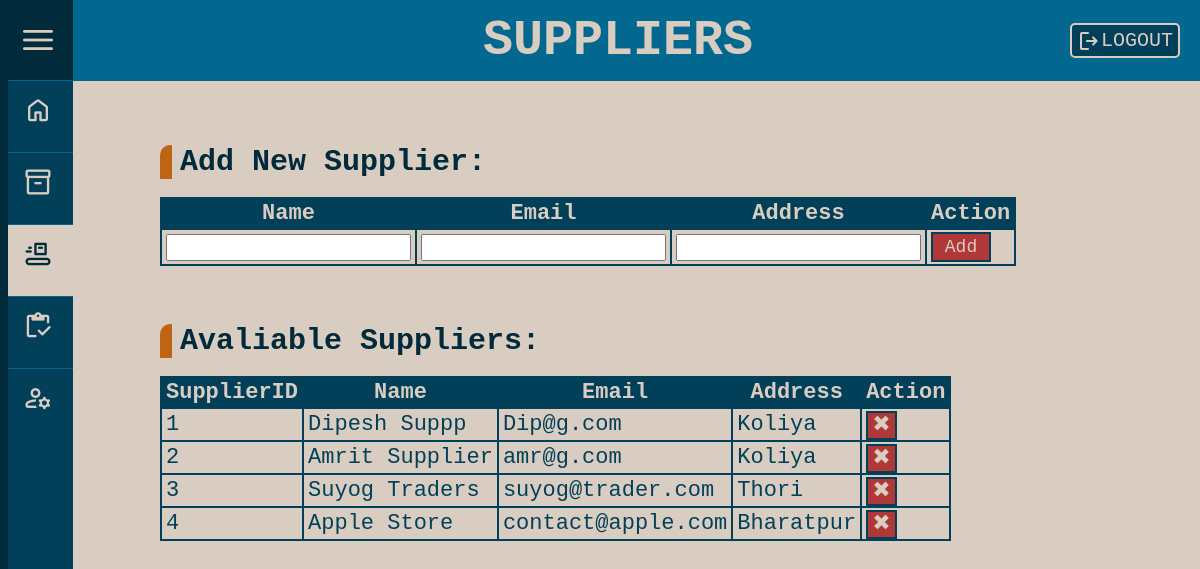
/AdminPanel/suppliers.php (signed in), run on the app's committed database.
### tables this page shows
CREATE TABLE `supplier` (
  `supplierID` int(100) NOT NULL,
  `supplierName` varchar(100) NOT NULL,
  `supplierEmail` varchar(100) NOT NULL,
  `supplierAddress` varchar(100) NOT NULL
);

### AdminPanel/suppliers.php (the view, shortened to what this page needs)
<?php
    require("../connection.php");
?>
<!DOCTYPE html>
<html lang="en">
<head>
    <link rel="stylesheet" href="adminStyle.css">
    <link rel="stylesheet" href="suppliers.css">
</head>
<body>
    <div class="sidebar">
        <label for="check">
            <span class="material-symbols-rounded" id="open" onclick="openNav()">menu</span>
        </label>
        <div id="sidebarHeader">
        </div>
        <ul>
            <li><a href="adminHome.php"><span class="material-symbols-rounded">home</span> <label> HOME </label> </a></li>
            <li><a href="products.php"><span class="material-symbols-rounded">inventory_2</span> <label> PRODUCTS </label> </a></li>
            <li><a href="suppliers.php" id="currentPage"><span class="material-symbols-rounded">conveyor_belt</span> <label> SUPPLIERS </label> </a></li>
            <li><a href="reports.php"><span class="material-symbols-rounded">inventory</span> <label> REPORTS </label> </a></li>
            <li><a href="userManage.php"><span class="material-symbols-rounded">manage_accounts</span> <label> USERS </label> </a></li>
        </ul>
    </div>
    <div class="main">
        <div class="header">
            <h1>SUPPLIERS</h1><br><br>
            <form method="post">
                <button type="submit" name="Logout">
                    <span class="material-symbols-rounded">logout</span>
                    LOGOUT
                </button>
            </form>
        </div>
        <div class="content">
            <div id="addSupplier">
                <h2>Add New Supplier:</h2><br>
                <table border="1px" style="border-collapse: collapse;">
                    <thead>
                        <th>Name</th>
                        <th>Email</th>
                        <th>Address</th>
                        <th>Action</th>
                    </thead>
                    <tbody>
                        <tr>
                            <form method="get">
                                <td>
                                    <input type="text" name="Name">
                                </td>
                                <td>
                                    <input type="email" name="Email">
                                </td>
                                <td>
                                    <input type="text" name="Address">
                                </td>
                                <td>
                                    <button type="submit" name="Add">Add</button>
                                </td>
                            </form>
                        </tr>
                    </tbody>
                </table>
            </div>
            <br>
            <div id="displaySupplier">
                <h2>Avaliable Suppliers:</h2><br>
                <table border="1px" style="border-collapse: collapse;">
                    <thead>
                        <th>SupplierID</th>
                        <th>Name</th>
                        <th>Email</th>
                        <th>Address</th>
                        <th>Action</th>
                    </thead>
                    <tbody>
                        <tr>
                            <?php
                                $sql = "SELECT * FROM `supplier`";
                                $res = mysqli_query($conn, $sql);
                                if(mysqli_num_rows($res) > 0)
                                {
                                    while($res_fetch = mysqli_fetch_assoc($res))
                                    {
                                        echo "
                                        <tr>
                                            <td>$res_fetch[supplierID]</td>
                                            <td>$res_fetch[supplierName]</td>
                                            <td>$res_fetch[supplierEmail]</td>
                                            <td>$res_fetch[supplierAddress]</td>
                                            <td>
                                                <a href='suppliers.php?id=$res_fetch[supplierID]'>✖</a>
                                            </td>
                                        </tr>";
                                    }
                                }
                            ?>
                        </tr>
                    </tbody>
                </table>
            </div>
        </div>
    </div>
</body>
</html>

### AdminPanel/adminStyle.css (style rules this page uses)
* { list-style: none; font-family: "Monaco", monospace; margin: 0; padding: 0; text-decoration: none; }
body { background-color: #D9CCC1; display: flex; }
.sidebar { z-index: 1; position: fixed; width: 65px; height: 100%; background-color: #024059; border-left: 8px solid #012a3a; transition-duration: 0.5s; }
.sidebar #sidebarHeader { line-height: 80px; background-color: #012a3a; }
.sidebar ul a { display: block; line-height: 65px; height: 100%; color: #D9CCC1; font-size: 20px; padding-left: 15px; border-top: 1px solid #03688f; transition-duration: 0.6s; }
#currentPage { background: #D9CCC1; color: #012A3A; }
.sidebar ul a .material-symbols-rounded { vertical-align: text-bottom; font-size: 30px; }
.sidebar label #open, label #close { position: absolute; top: 20px; color: #D9CCC1; font-size: 40px; cursor: pointer; transition-duration: 0.5s; }
#open { left: 10px; }
.main { margin-left: 80px; transition-duration: 0.5s; display: flex; }
.header { margin-left:-50px; padding-left: 50px; height: 80.5px;; position: fixed; display: flex; top: 0px; width: 100%; color: #D9CCC1; background-color: #03688f; }
.header h1 { position: relative; align-self: center; left: 29%; font-size: 50px; width: 380px; text-align: center; }
.header form { position: fixed; right: 80px; width: 50px; align-self: center; }
.header form button { display: flex; width: 110px; height: 35px; font-size: 20px; border-radius: 5px; justify-content: center; padding-top: 4px; border: 2px solid #D9CCC1; color: #D9CCC1; background-color: #024059; transition-duration: 0.5s; }
.content { position: fixed; display: flex; top: 85px; width: 100%; height: 100%; }
.content table a { width: 30px; height: 30px; background-color: rgb(176, 56, 56); border: 2px solid #024059; color: #D9CCC1; padding: 0px 4px; transition-duration: 0.3s; }
.content table, th, td { border-collapse: collapse; border: 2px solid #024059; padding: 2px 4px; }
.content table th { background-color: #024059; color: #D9CCC1; }
.content table tr td { color: #024059; }
.content table { font-size: 22px; }
.content h2 { color: #012A3A; font-size: 30px; border-left: 12px solid #BF6415; border-top-left-radius: 10px; padding-left: 8px; }
.content table button { font-size: 18px; width: 60px; height: 30px; background-color: rgb(176, 56, 56); border: 2px solid #024059; color: #D9CCC1; padding: 0px 4px; transition-duration: 0.3s; }
.content table input { font-size: 20px; }

### AdminPanel/suppliers.css (style rules this page uses)
.content { display: block; padding: 40px 40px; }
.content #addSupplier, .content #displaySupplier { margin: 20px 40px; }

### data on the page
supplier: supplierID "1", supplierName "Dipesh Suppp", supplierEmail "Dip@g.com", supplierAddress "Koliya"
supplier: supplierID "2", supplierName "Amrit Supplier", supplierEmail "amr@g.com", supplierAddress "Koliya"
supplier: supplierID "3", supplierName "Suyog Traders", supplierEmail "suyog@trader.com", supplierAddress "Thori"
supplier: supplierID "4", supplierName "Apple Store", supplierEmail "contact@apple.com", supplierAddress "Bharatpur"
